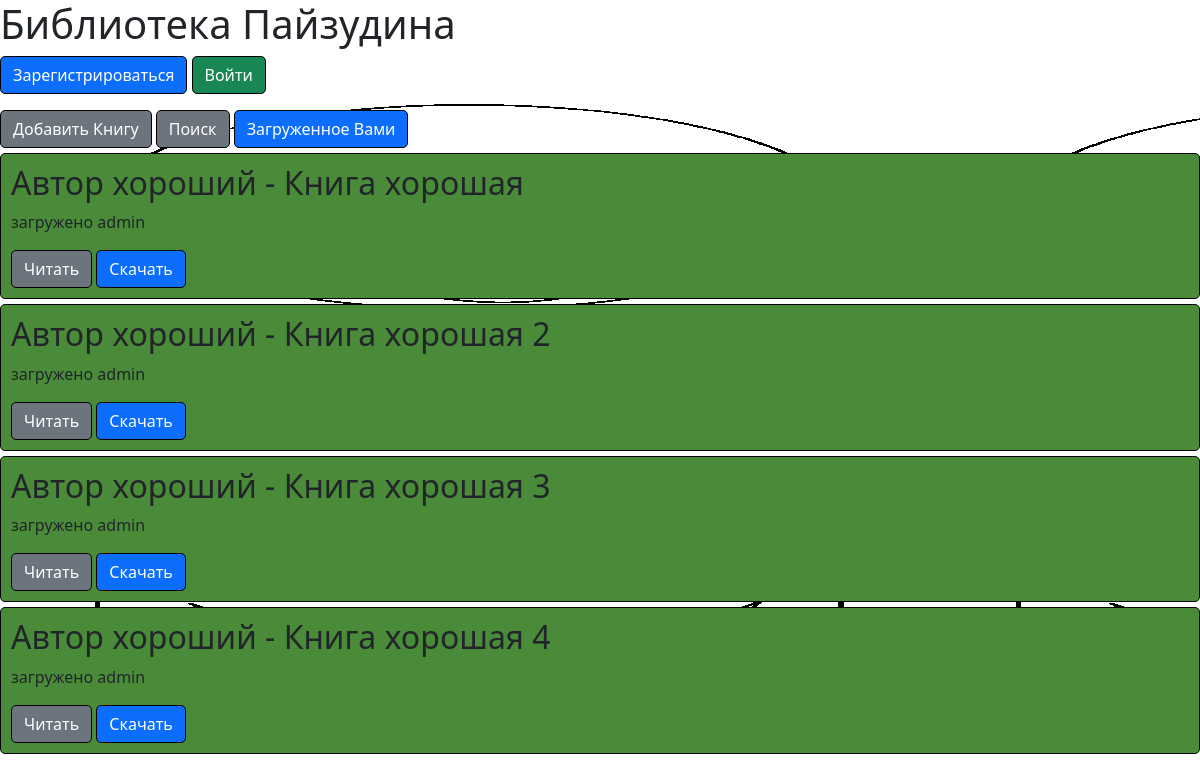
The page / on the database its author committed.
### data/books.py (models this page shows)
class Book(SqlAlchemyBase, SerializerMixin):
    __tablename__ = 'books'
    id = sqlalchemy.Column(sqlalchemy.Integer, primary_key=True, autoincrement=True)
    title = sqlalchemy.Column(sqlalchemy.String)
    file = sqlalchemy.Column(sqlalchemy.String)
    user_uploaded = sqlalchemy.Column(sqlalchemy.Integer, sqlalchemy.ForeignKey("users.id"))
    author_id = sqlalchemy.Column(sqlalchemy.Integer, sqlalchemy.ForeignKey("authors.id"))
    author_name = sqlalchemy.Column(sqlalchemy.String, sqlalchemy.ForeignKey("authors.name"))
    user_uploaded_name = sqlalchemy.Column(sqlalchemy.String, sqlalchemy.ForeignKey("users.username"))

### main.py (the view)
@app.route("/")
def index():
    db_sess = db_session.create_session()
    books = db_sess.query(Book).all()
    return render_template("index.html", books=books, current_user=current_user)

### data/db_session.py (called while the page is built)
def create_session() -> Session:
    global __factory
    return __factory()

### templates/index.html (shortened to what this page needs)
{% extends "base.html" %}
{% block content %}
<a href="add_book" class="btn btn-secondary">Добавить Книгу</a>
<a href="search_book" class="btn btn-secondary">Поиск</a>
<a href="my_books" class="btn btn-primary">Загруженное Вами</a>
{% for i in books%}
<div class="book">
<h2>{{ i.author_name }} - {{ i.title }}</h2>
<p>загружено {{i.user_uploaded_name}}</p>
<a href="read_book/{{ i.id }}" class="btn btn-secondary">Читать</a>
<a class="btn btn-primary" href="/download_book/{{ i.file }}" download="{{ i.file }}">Скачать</a>
</div>
{% endfor %}
{% endblock %}

### templates/base.html (shortened to what this page needs)
<!DOCTYPE html>
<html lang="en">
<head>
      <link rel="stylesheet" type="text/css" href="/static/css/style.css" />
      <link rel="stylesheet"
                    href="https://cdn.jsdelivr.net/npm/bootstrap@5.0.0-beta1/dist/css/bootstrap.min.css"
>
    <h1>Библиотека Пайзудина</h1>
    </head>
    <body class="sas">
    <nav>
        {% if current_user.is_authenticated %}
        <div>{{ current_user.username }}</div>
    <a class="navbar-brand" href="/logout">Выйти</a>
{% else %}
    <p>
        <a class="btn btn-primary " href="/register">Зарегистрироваться</a>
        <a class="btn btn-success" href="/login">Войти</a>
    </p>
{% endif %}
    </nav>
        {% block content %}{% endblock %}
    </body>
</html>

### static/css/style.css (style rules this page uses)
div.book { margin-top: 5px; background-color: #498b38; border: 1px solid black; border-radius: 5px; padding: 10px; }
a.btn { border: 1px solid black; border-radius: 5px; }
body.sas { background-image: url("../img/aleksei.png"); background-repeat: repeat; }

### rows shown on the page
Book: author_name "Автор хороший", title "Книга хорошая", user_uploaded_name "admin"
Book: author_name "Автор хороший", title "Книга хорошая 2", user_uploaded_name "admin"
Book: author_name "Автор хороший", title "Книга хорошая 3", user_uploaded_name "admin"
Book: author_name "Автор хороший", title "Книга хорошая 4", user_uploaded_name "admin"
